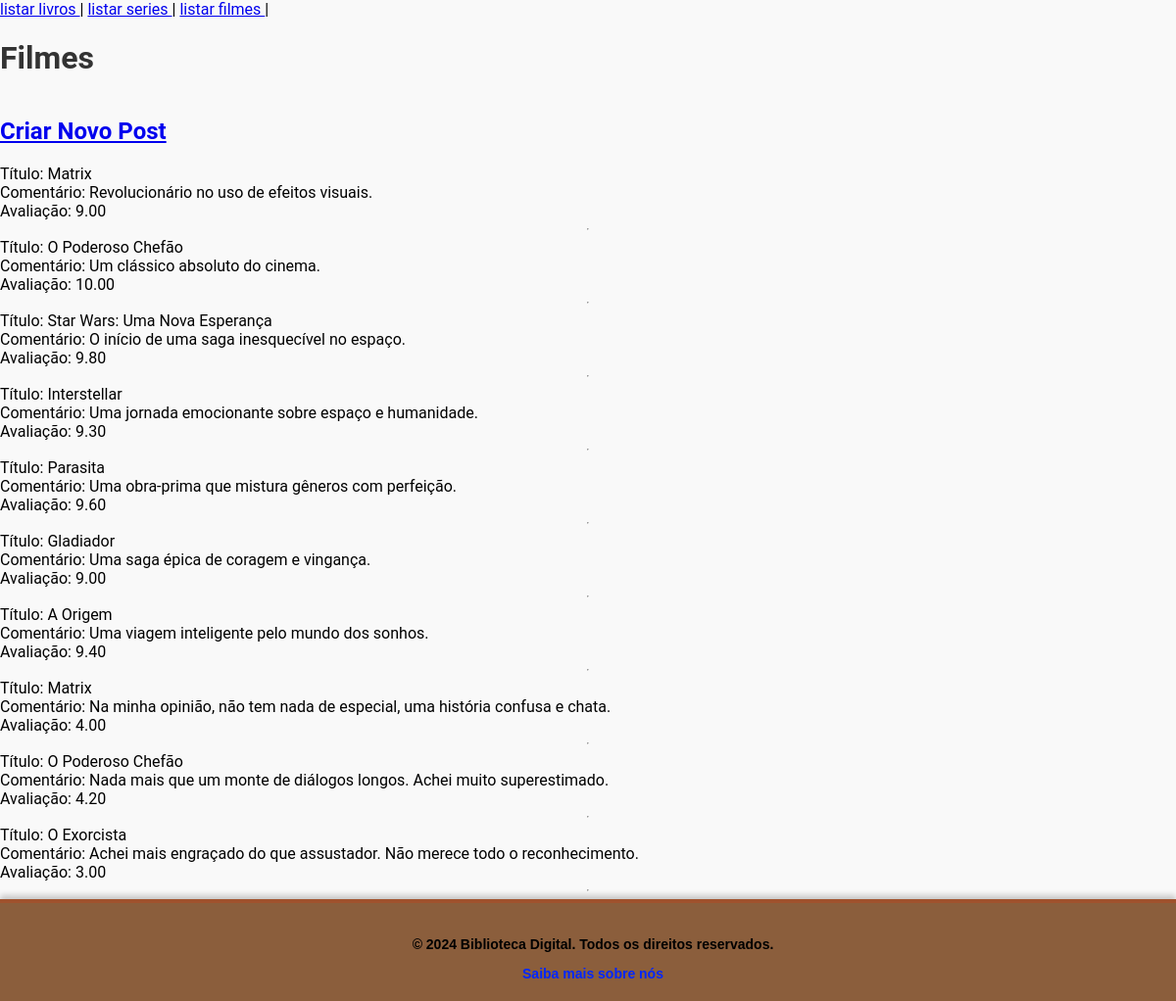
/crud/index_teste.php?pg=lista_filme, run on the app's committed database.
### tables this page shows
CREATE TABLE `posts` (
  `id` int(11) NOT NULL AUTO_INCREMENT,
  `tipo` enum('livro','serie','filme') NOT NULL,
  `titulo` varchar(255) NOT NULL,
  `comentario` text NOT NULL,
  `avaliacao` decimal(4,2) NOT NULL DEFAULT 0.00,
  `usuario_id` int(11) NOT NULL,
  PRIMARY KEY (`id`),
  KEY `usuario_id` (`usuario_id`),
  CONSTRAINT `posts_ibfk_1` FOREIGN KEY (`usuario_id`) REFERENCES `usuarios` (`id`) ON DELETE CASCADE
);

### crud/lista_filme.php (the view, shortened to what this page needs)
<h1>Filmes</h1>
<?php
    include_once("../config.inc.php");
    if (isset($_SESSION['id_usuario'])) {
        echo '<h2><a href="form_cria_post.php?tipo=filme">Criar Novo Post</a></h2>';
    } else {
        echo '<h2><a href="../acesso/login/form-login.php">Criar Novo Post</a></h2>';
    }
    $sql = mysqli_query($conexao,"SELECT * FROM posts WHERE tipo = 'filme'");
    while($tabela = mysqli_fetch_array($sql)){
        echo "Título:     $tabela[titulo]     <br>";
        echo "Comentário: $tabela[comentario] <br>";
        echo "Avaliação:  $tabela[avaliacao]  <br>";
        if (isset($_SESSION['id_usuario']) && $_SESSION['id_usuario'] == $tabela['usuario_id']) {
            echo "<a href='exclui_post.php?id=$tabela[id]&tipo=filme'><b>[X] Excluir</b></a> | ";
            echo "<a href='form_edita_post.php?id=$tabela[id]&tipo=filme'><b>[V] Editar</b></a> <br>";
        } echo "<hr>";
    }
?>

### style/global.css (style rules this page uses)
body { display: flex; flex-direction: column; font-family: 'Roboto', sans-serif; background-color: #f9f9f9; }
h1, h2 { color: #333; }
html, body { height: 100%; margin: 0; padding: 0; }

### data on the page
posts: titulo "Matrix", comentario "Revolucionário no uso de efeitos visuais.", avaliacao "9.00"
posts: titulo "O Poderoso Chefão", comentario "Um clássico absoluto do cinema.", avaliacao "10.00"
posts: titulo "Star Wars: Uma Nova Esperança", comentario "O início de uma saga inesquecível no espaço.", avaliacao "9.80"
posts: titulo "Interstellar", comentario "Uma jornada emocionante sobre espaço e humanidade.", avaliacao "9.30"
posts: titulo "Parasita", comentario "Uma obra-prima que mistura gêneros com perfeição.", avaliacao "9.60"
posts: titulo "Gladiador", comentario "Uma saga épica de coragem e vingança.", avaliacao "9.00"
posts: titulo "A Origem", comentario "Uma viagem inteligente pelo mundo dos sonhos.", avaliacao "9.40"
posts: titulo "Matrix", comentario "Na minha opinião, não tem nada de especial, uma história confusa e chata.", avaliacao "4.00"
posts: titulo "O Poderoso Chefão", comentario "Nada mais que um monte de diálogos longos. Achei muito superestimado.", avaliacao "4.20"
posts: titulo "O Exorcista", comentario "Achei mais engraçado do que assustador. Não merece todo o reconhecimento.", avaliacao "3.00"
